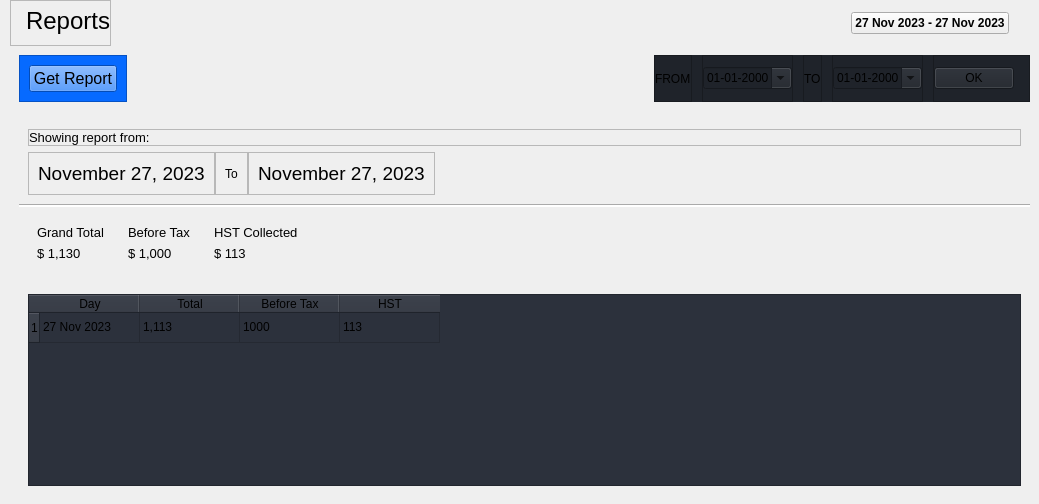
         <widget class="QWidget" name="reportPage">
          <property name="styleSheet">
           <string notr="true"/>
          </property>
          <layout class="QVBoxLayout" name="verticalLayout_12">
           <property name="spacing">
            <number>0</number>
           </property>
           <property name="leftMargin">
            <number>10</number>
           </property>
           <property name="topMargin">
            <number>0</number>
           </property>
           <property name="rightMargin">
            <number>0</number>
           </property>
           <property name="bottomMargin">
            <number>0</number>
           </property>
           <item>
            <widget class="QWidget" name="reportHeaderContainer" native="true">
             <property name="styleSheet">
              <string notr="true"/>
             </property>
             <layout class="QHBoxLayout" name="horizontalLayout_20">
              <property name="spacing">
               <number>0</number>
              </property>
              <property name="leftMargin">
               <number>0</number>
              </property>
              <property name="topMargin">
               <number>0</number>
              </property>
              <property name="rightMargin">
               <number>0</number>
              </property>
              <property name="bottomMargin">
               <number>0</number>
              </property>
              <item>
               <widget class="QFrame" name="reportHeaderLabelFrame">
                <property name="frameShape">
                 <enum>QFrame::StyledPanel</enum>
                </property>
                <property name="frameShadow">
                 <enum>QFrame::Raised</enum>
                </property>
                <layout class="QHBoxLayout" name="horizontalLayout_18">
                 <property name="spacing">
                  <number>0</number>
                 </property>
                 <property name="leftMargin">
                  <number>15</number>
                 </property>
                 <property name="topMargin">
                  <number>6</number>
                 </property>
                 <property name="rightMargin">
                  <number>0</number>
                 </property>
                 <property name="bottomMargin">
                  <number>10</number>
                 </property>
                 <item>
                  <widget class="QLabel" name="reportHeaderLabel">
                   <property name="font">
                    <font>
                     <pointsize>18</pointsize>
                    </font>
                   </property>
                   <property name="text">
                    <string>Reports</string>
                   </property>
                  </widget>
                 </item>
                </layout>
               </widget>
              </item>
              <item>
               <spacer name="horizontalSpacer_5">
                <property name="orientation">
                 <enum>Qt::Horizontal</enum>
                </property>
                <property name="sizeHint" stdset="0">
                 <size>
                  <width>40</width>
                  <height>20</height>
                 </size>
                </property>
               </spacer>
              </item>
              <item>
               <widget class="QWidget" name="reportDateBtnContainer" native="true">
                <layout class="QHBoxLayout" name="horizontalLayout_19">
                 <property name="rightMargin">
                  <number>30</number>
                 </property>
                 <item>
                  <widget class="QPushButton" name="reportDateBtn">
                   <property name="font">
                    <font>
                     <weight>75</weight>
                     <bold>true</bold>
                    </font>
                   </property>
                   <property name="layoutDirection">
                    <enum>Qt::LeftToRight</enum>
                   </property>
                   <property name="text">
                    <string>27 Nov 2023 - 27 Nov 2023</string>
                   </property>
                   <property name="icon">
                    <iconset resource="resources.qrc">
                     <normaloff>:/icons_light/icons_light/calendar.svg</normaloff>:/icons_light/icons_light/calendar.svg</iconset>
                   </property>
                   <property name="checkable">
                    <bool>true</bool>
                   </property>
                  </widget>
                 </item>
                </layout>
               </widget>
              </item>
             </layout>
            </widget>
           </item>
           <item>
            <widget class="QWidget" name="reportMenuContainer" native="true">
             <layout class="QHBoxLayout" name="horizontalLayout_28">
              <item>
               <widget class="QFrame" name="frame_9">
                <property name="styleSheet">
                 <string notr="true">background-color: rgb(6, 106, 255);</string>
                </property>
                <property name="frameShape">
                 <enum>QFrame::StyledPanel</enum>
                </property>
                <property name="frameShadow">
                 <enum>QFrame::Raised</enum>
                </property>
                <layout class="QHBoxLayout" name="horizontalLayout_27">
                 <item>
                  <widget class="QPushButton" name="pushButton_2">
                   <property name="font">
                    <font>
                     <pointsize>12</pointsize>
                    </font>
                   </property>
                   <property name="text">
                    <string>Get Report</string>
                   </property>
                  </widget>
                 </item>
                </layout>
               </widget>
              </item>
              <item>
               <spacer name="horizontalSpacer_4">
                <property name="orientation">
                 <enum>Qt::Horizontal</enum>
                </property>
                <property name="sizeHint" stdset="0">
                 <size>
                  <width>521</width>
                  <height>20</height>
                 </size>
                </property>
               </spacer>
              </item>
              <item>
               <widget class="QWidget" name="reportDataSelectContainer" native="true">
                <property name="enabled">
                 <bool>true</bool>
                </property>
                <property name="styleSheet">
                 <string notr="true">background-color: #1f232a;
</string>
                </property>
                <layout class="QHBoxLayout" name="horizontalLayout_21">
                 <property name="spacing">
                  <number>10</number>
                 </property>
                 <property name="leftMargin">
                  <number>0</number>
                 </property>
                 <property name="topMargin">
                  <number>0</number>
                 </property>
                 <property name="rightMargin">
                  <number>0</number>
                 </property>
                 <property name="bottomMargin">
                  <number>0</number>
                 </property>
                 <item>
                  <widget class="QFrame" name="frame_5">
                   <property name="frameShape">
                    <enum>QFrame::StyledPanel</enum>
                   </property>
                   <property name="frameShadow">
                    <enum>QFrame::Raised</enum>
                   </property>
                   <layout class="QHBoxLayout" name="horizontalLayout_22">
                    <property name="spacing">
                     <number>0</number>
                    </property>
                    <property name="leftMargin">
                     <number>0</number>
                    </property>
                    <property name="topMargin">
                     <number>0</number>
                    </property>
                    <property name="rightMargin">
                     <number>0</number>
                    </property>
                    <property name="bottomMargin">
                     <number>0</number>
                    </property>
                    <item>
                     <widget class="QLabel" name="label">
                      <property name="text">
                       <string>FROM</string>
                      </property>
                     </widget>
                    </item>
                   </layout>
                  </widget>
                 </item>
                 <item>
                  <widget class="QFrame" name="frame_6">
                   <property name="frameShape">
                    <enum>QFrame::StyledPanel</enum>
                   </property>
                   <property name="frameShadow">
                    <enum>QFrame::Raised</enum>
                   </property>
                   <layout class="QHBoxLayout" name="horizontalLayout_23">
                    <property name="spacing">
                     <number>0</number>
                    </property>
                    <property name="leftMargin">
                     <number>0</number>
                    </property>
                    <property name="topMargin">
                     <number>0</number>
                    </property>
                    <property name="rightMargin">
                     <number>0</number>
                    </property>
                    <property name="bottomMargin">
                     <number>0</number>
                    </property>
                    <item>
                     <widget class="QDateEdit" name="dateEdit">
                      <property name="styleSheet">
                       <string notr="true">background-color: #1f232a;</string>
                      </property>
                      <property name="displayFormat">
                       <string>dd-MM-yyyy</string>
                      </property>
                      <property name="calendarPopup">
                       <bool>true</bool>
                      </property>
                     </widget>
                    </item>
                   </layout>
                  </widget>
                 </item>
                 <item>
                  <widget class="QFrame" name="frame_7">
                   <property name="frameShape">
                    <enum>QFrame::StyledPanel</enum>
                   </property>
                   <property name="frameShadow">
                    <enum>QFrame::Raised</enum>
                   </property>
                   <layout class="QHBoxLayout" name="horizontalLayout_24">
                    <property name="spacing">
                     <number>0</number>
                    </property>
                    <property name="leftMargin">
                     <number>0</number>
                    </property>
                    <property name="topMargin">
                     <number>0</number>
                    </property>
                    <property name="rightMargin">
                     <number>0</number>
                    </property>
                    <property name="bottomMargin">
                     <number>0</number>
                    </property>
                    <item>
                     <widget class="QLabel" name="label_2">
                      <property name="text">
                       <string>TO</string>
                      </property>
                     </widget>
                    </item>
                   </layout>
                  </widget>
                 </item>
                 <item>
                  <widget class="QFrame" name="frame_8">
                   <property name="frameShape">
                    <enum>QFrame::StyledPanel</enum>
                   </property>
                   <property name="frameShadow">
                    <enum>QFrame::Raised</enum>
                   </property>
                   <layout class="QHBoxLayout" name="horizontalLayout_25">
                    <property name="spacing">
                     <number>0</number>
                    </property>
                    <property name="leftMargin">
                     <number>0</number>
                    </property>
                    <property name="topMargin">
                     <number>0</number>
                    </property>
                    <property name="rightMargin">
                     <number>0</number>
                    </property>
                    <property name="bottomMargin">
                     <number>0</number>
                    </property>
                    <item>
                     <widget class="QDateEdit" name="dateEdit_2">
                      <property name="autoFillBackground">
                       <bool>false</bool>
                      </property>
                      <property name="displayFormat">
                       <string>dd-MM-yyyy</string>
                      </property>
                      <property name="calendarPopup">
                       <bool>true</bool>
                      </property>
                     </widget>
                    </item>
                   </layout>
                  </widget>
                 </item>
                 <item>
                  <widget class="QFrame" name="frame_4">
                   <property name="frameShape">
                    <enum>QFrame::StyledPanel</enum>
                   </property>
                   <property name="frameShadow">
                    <enum>QFrame::Raised</enum>
                   </property>
                   <layout class="QHBoxLayout" name="horizontalLayout_26">
                    <property name="spacing">
                     <number>0</number>
                    </property>
                    <property name="leftMargin">
                     <number>0</number>
                    </property>
                    <property name="topMargin">
                     <number>0</number>
                    </property>
                    <property name="rightMargin">
                     <number>15</number>
                    </property>
                    <property name="bottomMargin">
                     <number>0</number>
                    </property>
                    <item>
                     <widget class="QPushButton" name="pushButton">
                      <property name="text">
                       <string>OK</string>
                      </property>
                     </widget>
                    </item>
                   </layout>
                  </widget>
                 </item>
                </layout>
               </widget>
              </item>
             </layout>
            </widget>
           </item>
           <item>
            <widget class="QWidget" name="reportBodyContainer" native="true">
             <property name="sizePolicy">
              <sizepolicy hsizetype="Preferred" vsizetype="Expanding">
               <horstretch>0</horstretch>
               <verstretch>0</verstretch>
              </sizepolicy>
             </property>
             <layout class="QVBoxLayout" name="verticalLayout_21">
              <property name="leftMargin">
               <number>9</number>
              </property>
              <item>
               <widget class="QWidget" name="widget_2" native="true">
                <layout class="QVBoxLayout" name="verticalLayout_20">
                 <property name="spacing">
                  <number>0</number>
                 </property>
                 <property name="leftMargin">
                  <number>0</number>
                 </property>
                 <property name="topMargin">
                  <number>0</number>
                 </property>
                 <property name="rightMargin">
                  <number>0</number>
                 </property>
                 <property name="bottomMargin">
                  <number>0</number>
                 </property>
                 <item>
                  <widget class="QWidget" name="widget_7" native="true">
                   <layout class="QVBoxLayout" name="verticalLayout_19">
                    <item>
                     <widget class="QFrame" name="frame_10">
                      <property name="frameShape">
                       <enum>QFrame::StyledPanel</enum>
                      </property>
                      <property name="frameShadow">
                       <enum>QFrame::Raised</enum>
                      </property>
                      <layout class="QHBoxLayout" name="horizontalLayout_29">
                       <property name="spacing">
                        <number>0</number>
                       </property>
                       <property name="leftMargin">
                        <number>0</number>
                       </property>
                       <property name="topMargin">
                        <number>0</number>
                       </property>
                       <property name="rightMargin">
                        <number>0</number>
                       </property>
                       <property name="bottomMargin">
                        <number>0</number>
                       </property>
                       <item>
                        <widget class="QLabel" name="label_15">
                         <property name="font">
                          <font>
                           <pointsize>10</pointsize>
                          </font>
                         </property>
                         <property name="text">
                          <string>Showing report from:</string>
                         </property>
                        </widget>
                       </item>
                      </layout>
                     </widget>
                    </item>
                    <item>
                     <widget class="QWidget" name="widget_8" native="true">
                      <layout class="QHBoxLayout" name="horizontalLayout_33">
                       <property name="spacing">
                        <number>0</number>
                       </property>
                       <property name="leftMargin">
                        <number>0</number>
                       </property>
                       <property name="topMargin">
                        <number>0</number>
                       </property>
                       <property name="rightMargin">
                        <number>0</number>
                       </property>
                       <property name="bottomMargin">
                        <number>0</number>
                       </property>
                       <item>
                        <widget class="QFrame" name="frame_11">
                         <property name="frameShape">
                          <enum>QFrame::StyledPanel</enum>
                         </property>
                         <property name="frameShadow">
                          <enum>QFrame::Raised</enum>
                         </property>
                         <layout class="QHBoxLayout" name="horizontalLayout_30">
                          <item>
                           <widget class="QLabel" name="label_16">
                            <property name="font">
                             <font>
                              <pointsize>14</pointsize>
                             </font>
                            </property>
                            <property name="text">
                             <string>November 27, 2023</string>
                            </property>
                           </widget>
                          </item>
                         </layout>
                        </widget>
                       </item>
                       <item>
                        <widget class="QFrame" name="frame_12">
                         <property name="frameShape">
                          <enum>QFrame::StyledPanel</enum>
                         </property>
                         <property name="frameShadow">
                          <enum>QFrame::Raised</enum>
                         </property>
                         <layout class="QHBoxLayout" name="horizontalLayout_31">
                          <item>
                           <widget class="QLabel" name="label_18">
                            <property name="text">
                             <string>To</string>
                            </property>
                           </widget>
                          </item>
                         </layout>
                        </widget>
                       </item>
                       <item>
                        <widget class="QFrame" name="frame_13">
                         <property name="frameShape">
                          <enum>QFrame::StyledPanel</enum>
                         </property>
                         <property name="frameShadow">
                          <enum>QFrame::Raised</enum>
                         </property>
                         <layout class="QHBoxLayout" name="horizontalLayout_32">
                          <item>
                           <widget class="QLabel" name="label_17">
                            <property name="font">
                             <font>
                              <pointsize>14</pointsize>
                             </font>
                            </property>
                            <property name="text">
                             <string>November 27, 2023</string>
                            </property>
                           </widget>
                          </item>
                         </layout>
                        </widget>
                       </item>
                       <item>
                        <spacer name="horizontalSpacer_3">
                         <property name="orientation">
                          <enum>Qt::Horizontal</enum>
                         </property>
                         <property name="sizeHint" stdset="0">
                          <size>
                           <width>40</width>
                           <height>20</height>
                          </size>
                         </property>
                        </spacer>
                       </item>
                      </layout>
                     </widget>
                    </item>
                   </layout>
                  </widget>
                 </item>
                 <item>
                  <widget class="Line" name="line">
                   <property name="styleSheet">
                    <string notr="true">background-color: rgb(255, 255, 255);</string>
                   </property>
                   <property name="orientation">
                    <enum>Qt::Horizontal</enum>
                   </property>
                  </widget>
                 </item>
                 <item>
                  <widget class="QWidget" name="widget_9" native="true">
                   <layout class="QHBoxLayout" name="horizontalLayout_34">
                    <item>
                     <widget class="QWidget" name="widget_3" native="true">
                      <layout class="QVBoxLayout" name="verticalLayout_13">
                       <item>
                        <widget class="QLabel" name="label_3">
                         <property name="font">
                          <font>
                           <pointsize>10</pointsize>
                          </font>
                         </property>
                         <property name="text">
                          <string>Grand Total</string>
                         </property>
                        </widget>
                       </item>
                       <item>
                        <widget class="QLabel" name="label_4">
                         <property name="font">
                          <font>
                           <pointsize>10</pointsize>
                          </font>
                         </property>
                         <property name="text">
                          <string>$ 1,130</string>
                         </property>
                        </widget>
                       </item>
                      </layout>
                     </widget>
                    </item>
                    <item>
                     <widget class="QWidget" name="widget_4" native="true">
                      <layout class="QVBoxLayout" name="verticalLayout_14">
                       <item>
                        <widget class="QLabel" name="label_5">
                         <property name="font">
                          <font>
                           <pointsize>10</pointsize>
                          </font>
                         </property>
                         <property name="text">
                          <string>Before Tax</string>
                         </property>
                        </widget>
                       </item>
                       <item>
                        <widget class="QLabel" name="label_6">
                         <property name="font">
                          <font>
                           <pointsize>10</pointsize>
                          </font>
                         </property>
                         <property name="text">
                          <string>$ 1,000</string>
                         </property>
                        </widget>
                       </item>
                      </layout>
                     </widget>
                    </item>
                    <item>
                     <widget class="QWidget" name="widget_5" native="true">
                      <layout class="QVBoxLayout" name="verticalLayout_15">
                       <item>
                        <widget class="QLabel" name="label_7">
                         <property name="font">
                          <font>
                           <pointsize>10</pointsize>
                          </font>
                         </property>
                         <property name="text">
                          <string>HST Collected</string>
                         </property>
                        </widget>
                       </item>
                       <item>
                        <widget class="QLabel" name="label_8">
                         <property name="font">
                          <font>
                           <pointsize>10</pointsize>
                          </font>
                         </property>
                         <property name="text">
                          <string>$ 113</string>
                         </property>
                        </widget>
                       </item>
                      </layout>
                     </widget>
                    </item>
                    <item>
                     <spacer name="horizontalSpacer_6">
                      <property name="orientation">
                       <enum>Qt::Horizontal</enum>
                      </property>
                      <property name="sizeHint" stdset="0">
                       <size>
                        <width>40</width>
                        <height>20</height>
                       </size>
                      </property>
                     </spacer>
                    </item>
                   </layout>
                  </widget>
                 </item>
                </layout>
               </widget>
              </item>
              <item>
               <widget class="QWidget" name="widget_6" native="true">
                <property name="sizePolicy">
                 <sizepolicy hsizetype="Preferred" vsizetype="Expanding">
                  <horstretch>0</horstretch>
                  <verstretch>0</verstretch>
                 </sizepolicy>
                </property>
                <layout class="QHBoxLayout" name="horizontalLayout_35">
                 <item>
                  <widget class="QTableWidget" name="tableWidget_2">
                   <property name="styleSheet">
                    <string notr="true">background-color: #2c313c;
</string>
                   </property>
                   <property name="editTriggers">
                    <set>QAbstractItemView::NoEditTriggers</set>
                   </property>
                   <property name="alternatingRowColors">
                    <bool>false</bool>
                   </property>
                   <row>
                    <property name="text">
                     <string>1</string>
                    </property>
                   </row>
                   <column>
                    <property name="text">
                     <string>Day</string>
                    </property>
                   </column>
                   <column>
                    <property name="text">
                     <string>Total</string>
                    </property>
                   </column>
                   <column>
                    <property name="text">
                     <string>Before Tax</string>
                    </property>
                   </column>
                   <column>
                    <property name="text">
                     <string>HST</string>
                    </property>
                   </column>
                   <item row="0" column="0">
                    <property name="text">
                     <string>27 Nov 2023</string>
                    </property>
                   </item>
                   <item row="0" column="1">
                    <property name="text">
                     <string>1,113</string>
                    </property>
                   </item>
                   <item row="0" column="2">
                    <property name="text">
                     <string>1000</string>
                    </property>
                   </item>
                   <item row="0" column="3">
                    <property name="text">
                     <string>113</string>
                    </property>
                   </item>
                  </widget>
                 </item>
                </layout>
               </widget>
              </item>
             </layout>
            </widget>
           </item>
          </layout>
         </widget>
